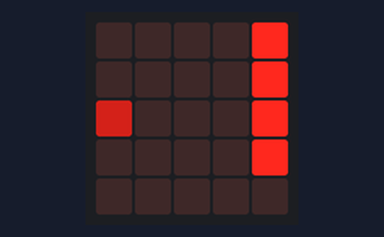
Bench run of a program on a simulated BBC micro:bit (MakeCode). On the bench: the board's 5×5 LED display. Random numbers come from a fixed seed.

Above: at 0.15 s.
At 0.75 s:
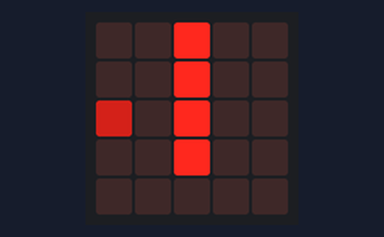
At 1.5 s:
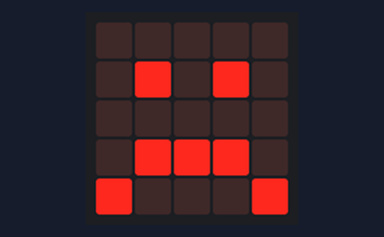

The program:

main.ts
```typescript
class LEDMap {
    map: number[][];

    constructor(map: number[][] | null) {
        if (map == null || !this.is_valid_map(map)) {
            map = this.generate_empty_map();
        }
        this.map = map;
    }

    show() {
        for (let x = 0; x < 5; x++) {
            for (let y = 0; y < 5; y++) {
                led.plotBrightness(x, y, this.map[x][y]);
            }
        }
    }

    clear() {
        this.map = this.generate_empty_map();
    }

    putBrightness(x: number, y: number, brightness: number) {
        if (
            0 <= x && x < 5 &&
            0 <= y && y < 5 &&
            0 <= brightness && brightness <= 255 &&
            this.map[x][y] < brightness
            ) {
            this.map[x][y] = brightness;
        }
    }

    put(x: number, y: number) {
        this.putBrightness(x, y, 255);
    }

    private generate_empty_map(): number[][] {
        let map: number[][] = [];
        for (let x = 0; x < 5; x++) {
            map.push([]);
            for (let y = 0; y < 5; y++) {
                map[x].push(0);
            }
        }
        return map;
    }

    private is_valid_map(map: number[][]): boolean {
        let x = 0;
        if (map.length == 5) {
            for (x = 0; x < 5; x++) {
                if (map[x].length != 5) {
                    break;
                }
            }
        }
        if (x != 5) {
            return false;
        }
        return true;
    }
}

class Bird {
    position: number;
    loops_per_action: number;
    brightness: number;

    constructor() {
        this.position = 2;
        this.loops_per_action = 50;
        this.brightness = 128;
    }

    is_action_timing(n: number): boolean {
        return n % this.loops_per_action == 0
    }

    up() {
        if (this.position > 0) {
            this.position--;
        }
    }

    down() {
        if (this.position < 4) {
            this.position++;
        }
    }
}

class Stage {
    map: number[][];
    progress: number;
    loops_per_action: number;

    constructor(map: number[][] | null) {
        if (map == null || !this.is_valid_map(map))  {
            map = this.generate_random_map();
        }
        this.map = map;
        this.progress = 0;
        this.loops_per_action = 150;
    }

    is_action_timing(n: number): boolean {
        return n % this.loops_per_action == 0
    }

    is_finished(): boolean {
        return this.progress >= this.map.length-10
    }

    next() {
        if (this.progress < this.map.length-5) {
            this.progress++;
        }
    }

    get_square_map(): number[][] {
        let square_map: number[][] = [];
        this.map.slice(this.progress, this.progress+5).forEach(l => square_map.push(l.slice()));
        return square_map;
    }

    get_led_map(): LEDMap {
        let square_map = this.get_square_map();
        for (let x = 0; x < 5; x++) {
            for (let y = 0; y < 5; y++) {
                square_map[x][y] = square_map[x][y] == 0 ? 0: 255;
            }
        }
        return new LEDMap(square_map);
    }

    private is_valid_map(map: number[][]): boolean {
        let x = 0;
        for (; x < map.length; x++) {
            if (map[x].length != 5) {
                break;
            }
        }
        if (x != map.length-1) {
            return false;
        }
        return true;
    }

    private add_margin_to_map(map: number[][]): number[][]{
        let empty_line = [0, 0, 0, 0, 0];
        let margin_map = [];
        for (let x = 0; x < 5; x++) {
            margin_map.push(empty_line);
        }
        map = margin_map.concat(map).concat(margin_map).concat(margin_map);
        return map;
    }

    private generate_random_map(): number[][] {
        let map: number[][] = [];
        let section_number = randint(4, 6); // 障壁の数
        let loophole_position: number;
        for (let x = 0; x < (section_number-1)*4; x++) {
            let line = [0, 0, 0, 0, 0];
            if (x % 4 == 0) {
                loophole_position = randint(0, 4);
                for (let y = 0; y < 5; y++) {
                    if (y != loophole_position) {
                        line[y] = 1;
                    }
                }
            } else if (x % 2 == 0) {
                if (randint(0, 100) <= 80) {
                    line[loophole_position] = 1;
                }
            }
            map.push(line);
        }
        return this.add_margin_to_map(map);
    }
}

function start_game() {
    basic.clearScreen();
    const bird = new Bird();
    const stage = new Stage(null);
    let screen = new LEDMap(null);
    let n = 0;

    while (true) {
        if (bird.is_action_timing(n)) {
            if (input.isGesture(Gesture.LogoUp)) {
                bird.down();
            } else if (input.isGesture(Gesture.LogoDown)) {
                bird.up();
            }
        }

        if (stage.is_action_timing(n)) {
            if (bird.brightness < screen.map[0][bird.position]) {
                basic.showIcon(IconNames.Sad, 2000);
                break;
            }
            if (stage.is_finished()) {
                basic.showIcon(IconNames.Happy, 3000);
                break;
            }
            stage.next();
        }

        screen = stage.get_led_map();
        screen.putBrightness(0, bird.position, bird.brightness);
        screen.show();

        n++;
        basic.pause(1);
    }

    input.onGesture(Gesture.Shake, function(){control.reset()});
}

start_game();
```

test.ts
```typescript
// テストはここに来ます。このパッケージが拡張機能として使用されるときにはコンパイルされません。
```
